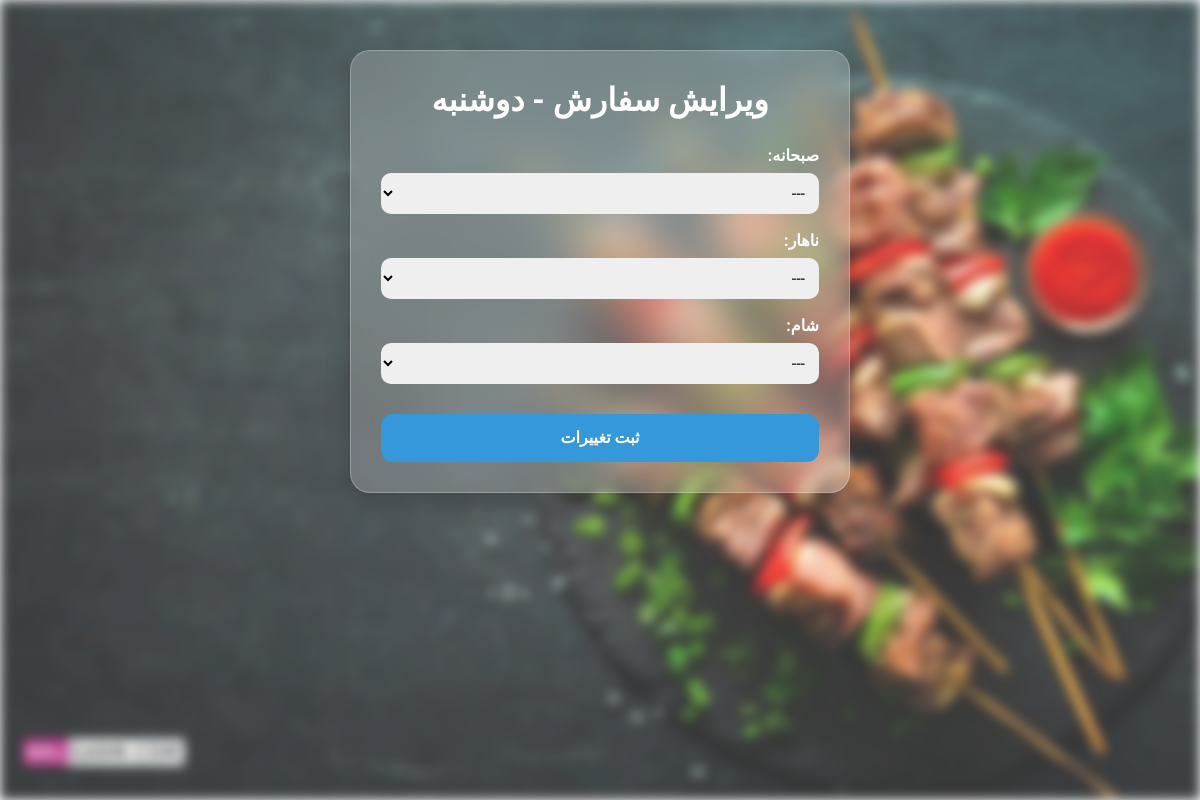
The app's page /edit/2025-07-21/ (signed in), older data.
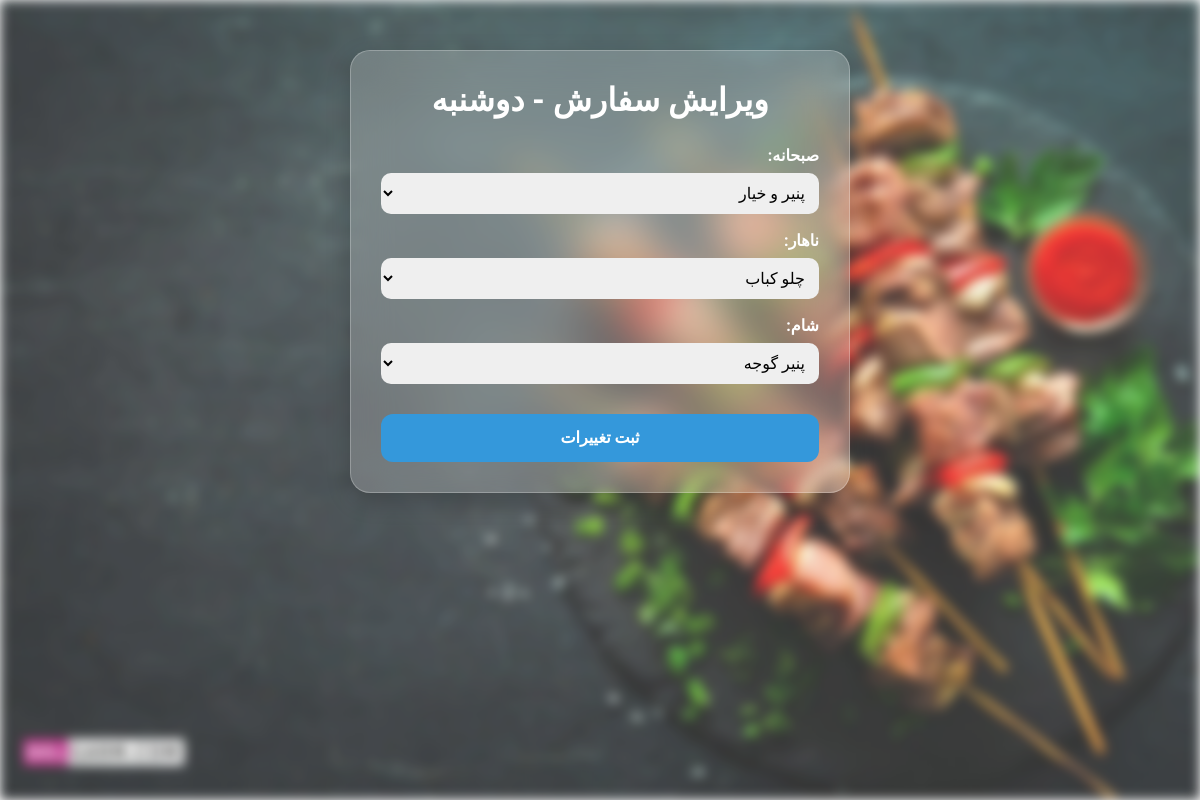
The same page, newer data.
### meals/models.py (models this page shows, shortened)
class EmployeeMealSelection(models.Model):
    employee = models.ForeignKey('accounts.Employee', on_delete=models.CASCADE)
    date = models.DateField()
    breakfast = models.CharField(max_length=100, blank=True)
    lunch = models.CharField(max_length=100, blank=True)
    dinner = models.CharField(max_length=100, blank=True)

class MealOption(models.Model):
    DAY_CHOICES = [
        ('0', 'شنبه'), ('1', 'یکشنبه'), ('2', 'دوشنبه'),
        ('3', 'سه‌شنبه'), ('4', 'چهارشنبه'), ('5', 'پنجشنبه'), ('6', 'جمعه'),
    ]
    MEAL_TYPES = [('breakfast', 'صبحانه'), ('lunch', 'ناهار'), ('dinner', 'شام')]
    day_of_week = models.CharField(max_length=1, choices=DAY_CHOICES)
    meal_type = models.CharField(max_length=10, choices=MEAL_TYPES)
    name = models.CharField(max_length=100)

### meals/views.py (the view)
# urls.py: path('edit/<meal_date>/', edit_meal_view, name='edit_meal'),
def edit_meal_view(request, meal_date):
    employee_id = request.session.get('employee_id')
    if not employee_id:
        return redirect('login')
    try:
        target_date = parse_date(meal_date)
        if not target_date:
            raise ValueError
    except ValueError:
        raise Http404("تاریخ نامعتبر است")
    employee = Employee.objects.get(id=employee_id)
    selection, created = EmployeeMealSelection.objects.get_or_create(employee=employee, date=target_date)
    weekday = str((target_date.weekday() + 2) % 7)
    meal_options = {
        'breakfast': MealOption.objects.filter(day_of_week=weekday, meal_type='breakfast'),
        'lunch': MealOption.objects.filter(day_of_week=weekday, meal_type='lunch'),
        'dinner': MealOption.objects.filter(day_of_week=weekday, meal_type='dinner'),
    }
    if request.method == 'POST':
        selection.breakfast = request.POST.get('breakfast', '')
        selection.lunch = request.POST.get('lunch', '')
        selection.dinner = request.POST.get('dinner', '')
        selection.save()
        return redirect('summary')
    return render(request, 'meals/edit_meal.html', {
        'employee': employee,
        'date': target_date,
        'selection': selection,
        'meal_options': meal_options,
    })

### meals/templatetags/persian_filters.py (called while the page is built)
@register.filter
def persian_weekday(date_obj):
    weekdays = ['دوشنبه', 'سه‌شنبه', 'چهارشنبه', 'پنج‌شنبه', 'جمعه', 'شنبه', 'یک‌شنبه']
    weekday_index = (date_obj.weekday() + 0) % 7
    return weekdays[weekday_index]

@register.filter
def to_jalali(date_obj):
    j_date = jdatetime.date.fromgregorian(date=date_obj)
    return j_date.strftime('%Y/%m/%d')

### meals/templates/meals/edit_meal.html (shortened to what this page needs)
{% load static %}
{% load persian_filters %}
<!DOCTYPE html>
<html lang="fa">
<head>
    <link href="https://cdn.jsdelivr.net/npm/bootstrap@5.3.3/dist/css/bootstrap.rtl.min.css" rel="stylesheet">
</head>
<body>
<div class="background-blur"></div>
<div class="form-box">
    <h2>ویرایش سفارش - {{ date|persian_weekday }} {{ date|to_jalali }}</h2>
    <form method="post">
        <label>صبحانه:</label>
        <select name="breakfast">
            <option value="">---</option>
            {% for item in meal_options.breakfast %}
                <option value="{{ item.name }}" {% if item.name == selection.breakfast %}selected{% endif %}>{{ item.name }}</option>
            {% endfor %}
        </select>
        <label>ناهار:</label>
        <select name="lunch">
            <option value="">---</option>
            {% for item in meal_options.lunch %}
                <option value="{{ item.name }}" {% if item.name == selection.lunch %}selected{% endif %}>{{ item.name }}</option>
            {% endfor %}
        </select>
        <label>شام:</label>
        <select name="dinner">
            <option value="">---</option>
            {% for item in meal_options.dinner %}
                <option value="{{ item.name }}" {% if item.name == selection.dinner %}selected{% endif %}>{{ item.name }}</option>
            {% endfor %}
        </select>
        <button type="submit">ثبت تغییرات</button>
    </form>
</div>
</body>
</html>

Row changes from the older to the newer data that the page shows:
added EmployeeMealSelection: breakfast "پنیر و خیار", lunch "چلو کباب", dinner "پنیر گوجه"
Text that changed along with them:
form field breakfast: "---" → (not shown)
form field lunch: "---" → (not shown)
form field dinner: "---" → (not shown)
